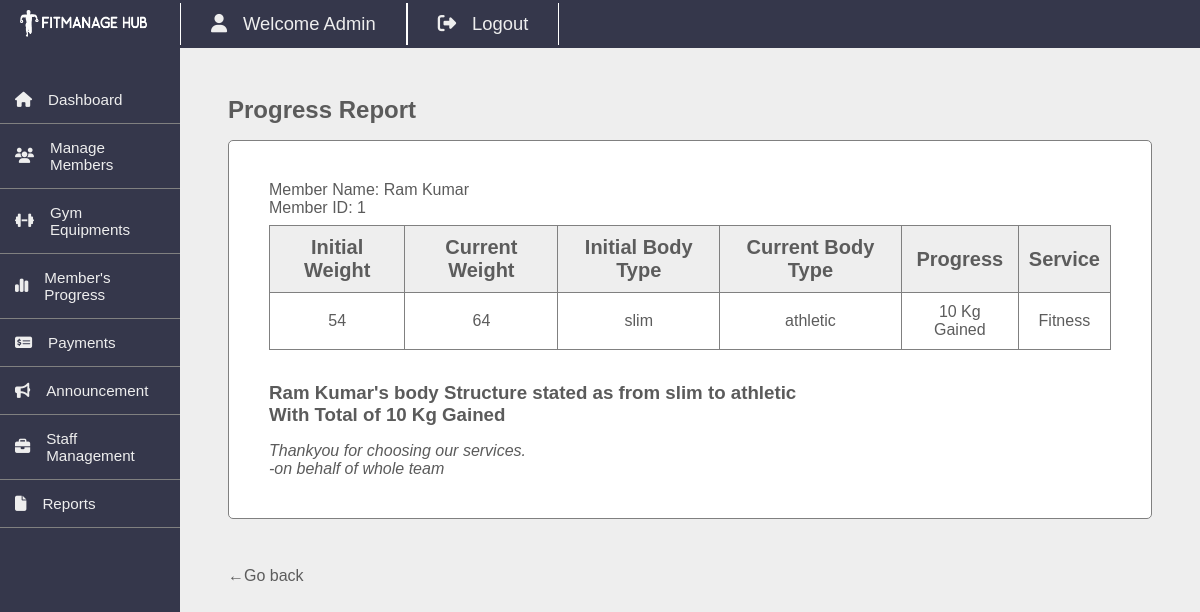
/admin/view-progress-report.php?id=1 (signed in), run on the app's committed database.
### tables this page shows
CREATE TABLE `members` (
  `id` int(11) NOT NULL,
  `fullname` varchar(20) NOT NULL,
  `username` varchar(20) NOT NULL,
  `password` varchar(100) NOT NULL,
  `gender` varchar(20) NOT NULL,
  `dor` date NOT NULL,
  `services_id` int(11) NOT NULL,
  `plan` varchar(100) NOT NULL,
  `address` varchar(20) NOT NULL,
  `contact` varchar(10) NOT NULL,
  `status` varchar(20) NOT NULL DEFAULT 'Active',
  `reminder` int(11) NOT NULL DEFAULT 0,
  `pay_date` date NOT NULL,
  `plan_link` varchar(255) NOT NULL
);

CREATE TABLE `progress` (
  `id` int(11) NOT NULL,
  `ini_weight` int(11) DEFAULT NULL,
  `curr_weight` int(11) DEFAULT NULL,
  `ini_bodytype` varchar(100) DEFAULT NULL,
  `curr_bodytype` varchar(100) DEFAULT NULL,
  `member_id` int(11) DEFAULT NULL
);

CREATE TABLE `services` (
  `id` int(11) NOT NULL,
  `service_name` varchar(100) NOT NULL,
  `cost` int(11) NOT NULL
);

### admin/view-progress-report.php (the view, shortened to what this page needs)
<?php
include '../dbcon.php';
if(isset($_GET['id'])) $id=$_GET['id'];
$sql = "SELECT members.*,services.service_name, progress.ini_weight, progress.curr_weight, progress.ini_bodytype, progress.curr_bodytype
        FROM members
        LEFT JOIN progress ON members.id = progress.member_id
        LEFT JOIN services ON members.services_id = services.id
        WHERE members.id = $id";
$res=mysqli_query($conn,$sql);
while($row=mysqli_fetch_assoc($res)){
    $ini_weight=$row['ini_weight'];
    $curr_weight=$row['curr_weight'];
    if($ini_weight<$curr_weight){
        $diff=$curr_weight-$ini_weight;
        $progress=$diff." Kg Gained";
    }else{
        $diff=$ini_weight-$curr_weight;
        $progress=$diff." Kg Lost";
    }
    ?>
<!DOCTYPE html>
<html lang="en">
    <head>
        <link rel="stylesheet" href="css/view-progress-report.css">
    </head>
    <body>
        <?php include 'includes/template.php'; ?>
<div class="content">
<h2>Progress Report</h2>
    <div class="progress">
        <p>Member Name: <?=$row['fullname']?></p>
        <p>Member ID: <?=$id?></p>
        <table class="progress-table">
            <thead>
                <tr>
                    <th>Initial Weight</th>
                    <th>Current Weight</th>
                    <th>Initial Body Type</th>
                    <th>Current Body Type</th>
                    <th>Progress</th>
                    <th>Service</th>
                </tr>
            </thead>
            <tbody>
                <tr>
                    <td><?=$ini_weight?></td>
                    <td><?=$curr_weight?></td>
                    <td><?=$row['ini_bodytype']?></td>
                    <td><?=$row['curr_bodytype']?></td>
                    <td><?=$progress?></td>
                    <td><?=$row['service_name']?></td>
                </tr>
            </tbody>
        </table>
        <div class="message-container">
            <h3><?=$row['fullname']?>'s body Structure stated as from <?=$row['ini_bodytype']?> to <?=$row['curr_bodytype']?></h3>
            <h3>With Total of <?=$progress?></h3>
            <p class="bottom"><em>Thankyou for choosing our services.<br>  -on behalf of whole team</em></p>
        </div>
    </div>
    <p class="back"><a href="member-progress-report.php">&larr;Go back</a></p>
    <?php } ?>
</div>
<?php include 'includes/footer.php'; ?>

### admin/includes/template.php (shortened to what this page needs)
<link rel="stylesheet" href="css/template.css">
<div class="container">
        <div class="sidebar">
            <div class="logo"><img src="../images/logo.png" alt=""></div>
            <div class="options">
                <ul>
                    <li><a href="dashboard.php" class="pages"><span class="icon"><i class="fa-solid fa-house"></i></span>Dashboard</a></li>
                    <li><a href="#" class="pages member-inner"><span class="icon"><i class="fa-solid fa-users"></i></span>Manage Members</a>
                    </li>
                    <li><a href="#" class="pages equip-inner"><span class="icon"><i class="fa-solid fa-dumbbell"></i></span>Gym Equipments</a>
                    </li>
                    <li><a href="member-progress.php" class="pages"><span class="icon"><i class="fa-solid fa-chart-simple"></i></span>Member's Progress</a></li>
                    <li><a href="payment.php" class="pages"><span class="icon"><i class="fa-solid fa-money-check-dollar"></i></span>Payments</a></li>
                    <li><a href="announcement-add.php" class="pages"><span class="icon"><i class="fa-solid fa-bullhorn"></i></span>Announcement</a></li>
                    <li><a href="staff-manage.php" class="pages"><span class="icon"><i class="fa-solid fa-briefcase"></i></span>Staff Management</a></li>
                    <li><a href="#" class="pages report-inner"><span class="icon"><i class="fa-solid fa-file"></i></span>Reports</a>
                    </li>
                </ul>
            </div>
        </div>
        <div class="section">
            <div class="header">
                <ul>
                    <li class="dropdown"><a href="#"><span class="icon"><i class="fa-solid fa-user"></i></span>Welcome Admin</a></li>
                    <li><a href="logout.php"><span class="icon"><i class="fa-solid fa-right-from-bracket"></i></span>Logout</a></li>
                </ul>
            </div>

### admin/css/view-progress-report.css (style rules this page uses)
.progress { margin-top: 1rem; border: 1px solid grey; padding: 40px; border-radius: 5px; margin-bottom: 3rem; background-color: white; }
table,th,td { border: 1px solid grey; padding: 10px; color: rgb(92,92,92); }
table { border-collapse: collapse; width: 100%; text-align: center; margin-top: 0.5rem; }
table th { font-size: 1.25rem; background-color: #eeeeee; }
p { font-size: 1rem; }
.bottom { margin-top: 1rem; }
.message-container { margin-top: 2rem; }
.back a { text-decoration: none; color: rgb(92,92,92); }

### admin/css/template.css (style rules this page uses)
* { margin: 0; padding: 0; font-family: "Poppins", sans-serif; }
body { background-color: #eeeeee; }
.container { width: 100%; min-height: 100vh; display: flex; }
.section { width: 85%; margin-left: 15%; }
.header { width: 100%; height: 3rem; background-color: #35374B; display: flex; align-items: center; }
.header ul { display: flex; list-style: none; }
.header ul li a { display: flex; align-items: center; text-decoration: none; font-size: 1.15em; text-transform: capitalize; color: #eeeeee; padding: 10px 30px; border-right: 1px solid white; border-left: 1px solid white; }
.header ul li { position: relative; }
.logo { padding: 10px; }
.sidebar { width: 15%; height: 100%; background-color: #35374B; position: fixed; }
.sidebar img { width: 80%; margin-left: 10px; }
.options { margin-top: 1rem; }
.options ul li a { color: #eeeeee; text-decoration: none; display: flex; align-items: center; font-size: 0.95rem; padding: 15px; border-bottom: 1px solid grey; }
.content { margin: 3rem; color: rgb(91,91,91); }
.icon { margin-right: 1rem; }

### data on the page
members: fullname "Ram Kumar", progress.ini_weight "54", progress.curr_weight "64", progress.ini_bodytype "slim", progress.curr_bodytype "athletic", progress.curr_weight+ini_weight "10 Kg Gained", services.service_name "Fitness"
